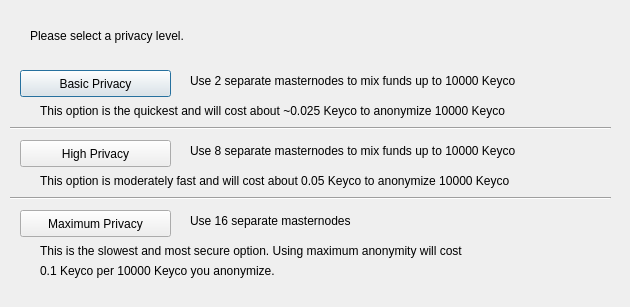
<?xml version="1.0" encoding="UTF-8"?>
<ui version="4.0">
 <class>DarksendConfig</class>
 <widget class="QDialog" name="DarksendConfig">
  <property name="geometry">
   <rect>
    <x>0</x>
    <y>0</y>
    <width>630</width>
    <height>307</height>
   </rect>
  </property>
  <property name="windowTitle">
   <string>Configure Darksend</string>
  </property>
  <widget class="QPushButton" name="buttonBasic">
   <property name="geometry">
    <rect>
     <x>20</x>
     <y>70</y>
     <width>151</width>
     <height>27</height>
    </rect>
   </property>
   <property name="text">
    <string>Basic Privacy</string>
   </property>
  </widget>
  <widget class="QPushButton" name="buttonHigh">
   <property name="geometry">
    <rect>
     <x>20</x>
     <y>140</y>
     <width>151</width>
     <height>27</height>
    </rect>
   </property>
   <property name="text">
    <string>High Privacy</string>
   </property>
  </widget>
  <widget class="QPushButton" name="buttonMax">
   <property name="geometry">
    <rect>
     <x>20</x>
     <y>210</y>
     <width>151</width>
     <height>27</height>
    </rect>
   </property>
   <property name="text">
    <string>Maximum Privacy</string>
   </property>
  </widget>
  <widget class="QLabel" name="label">
   <property name="geometry">
    <rect>
     <x>30</x>
     <y>20</y>
     <width>571</width>
     <height>31</height>
    </rect>
   </property>
   <property name="text">
    <string>Please select a privacy level.</string>
   </property>
  </widget>
  <widget class="QLabel" name="label_2">
   <property name="geometry">
    <rect>
     <x>190</x>
     <y>70</y>
     <width>421</width>
     <height>21</height>
    </rect>
   </property>
   <property name="text">
    <string>Use 2 separate masternodes to mix funds up to 10000 Keyco</string>
   </property>
  </widget>
  <widget class="QLabel" name="label_3">
   <property name="geometry">
    <rect>
     <x>190</x>
     <y>140</y>
     <width>411</width>
     <height>21</height>
    </rect>
   </property>
   <property name="text">
    <string>Use 8 separate masternodes to mix funds up to 10000 Keyco</string>
   </property>
  </widget>
  <widget class="QLabel" name="label_4">
   <property name="geometry">
    <rect>
     <x>190</x>
     <y>210</y>
     <width>421</width>
     <height>21</height>
    </rect>
   </property>
   <property name="text">
    <string>Use 16 separate masternodes</string>
   </property>
  </widget>
  <widget class="QLabel" name="label_6">
   <property name="geometry">
    <rect>
     <x>40</x>
     <y>100</y>
     <width>561</width>
     <height>21</height>
    </rect>
   </property>
   <property name="text">
    <string>This option is the quickest and will cost about ~0.025 Keyco to anonymize 10000 Keyco</string>
   </property>
  </widget>
  <widget class="QLabel" name="label_7">
   <property name="geometry">
    <rect>
     <x>40</x>
     <y>170</y>
     <width>561</width>
     <height>21</height>
    </rect>
   </property>
   <property name="text">
    <string>This option is moderately fast and will cost about 0.05 Keyco to anonymize 10000 Keyco</string>
   </property>
  </widget>
  <widget class="QLabel" name="label_8">
   <property name="geometry">
    <rect>
     <x>40</x>
     <y>240</y>
     <width>561</width>
     <height>21</height>
    </rect>
   </property>
   <property name="text">
    <string>This is the slowest and most secure option. Using maximum anonymity will cost</string>
   </property>
  </widget>
  <widget class="QLabel" name="label_9">
   <property name="geometry">
    <rect>
     <x>40</x>
     <y>260</y>
     <width>561</width>
     <height>21</height>
    </rect>
   </property>
   <property name="text">
    <string>0.1 Keyco per 10000 Keyco you anonymize.</string>
   </property>
  </widget>
  <widget class="Line" name="line">
   <property name="geometry">
    <rect>
     <x>10</x>
     <y>120</y>
     <width>601</width>
     <height>16</height>
    </rect>
   </property>
   <property name="orientation">
    <enum>Qt::Horizontal</enum>
   </property>
  </widget>
  <widget class="Line" name="line_2">
   <property name="geometry">
    <rect>
     <x>10</x>
     <y>190</y>
     <width>601</width>
     <height>16</height>
    </rect>
   </property>
   <property name="orientation">
    <enum>Qt::Horizontal</enum>
   </property>
  </widget>
 </widget>
 <resources/>
 <connections/>
</ui>
